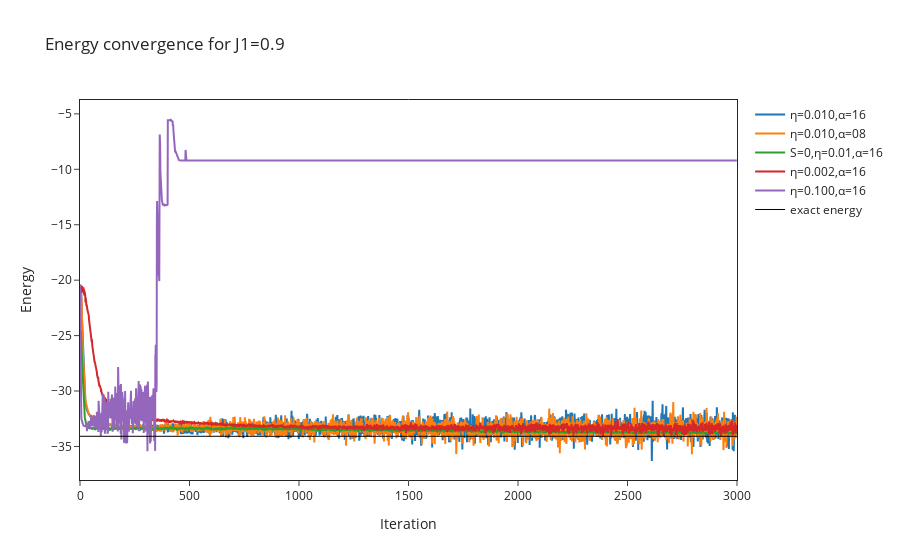

The notebook cell this image was saved under:
### Markdown cell above
### N=16 hyperparameter search

### Code cell
j1 = 0.9
OUT_NAME_suffixless="N=16_search/"
no_of_runs = 5
exact_energies = {0.1: -24, 0.3: -24, 0.5: -24, 0.7: -25.4010078362, 0.9:-34.0819077860}

figure = go.Figure(
        layout=go.Layout(template="simple_white",
        xaxis=dict(title="Iteration", mirror=True, showline=True),
        yaxis=dict(title="Energy", mirror=True, showline=True),
        title=("Energy convergence")))
data = []
for i in range(no_of_runs):
    data.append(json.load(open(OUT_NAME_suffixless+str(i+1)+"/RBM16_"+str(j1)+"_0.log")))
names = ["η=0.010,α=16","η=0.010,α=08","S=0,η=0.01,α=16","η=0.002,α=16","η=0.100,α=16",]

if type(data[0]["Energy"]["Mean"]) == dict: #DTYPE in (np.complex128, np.complex64):#, np.float64):# and False:
    energy_convergence = [data[i]["Energy"]["Mean"]["real"] for i in range(no_of_runs)]
else:
    energy_convergence = [data[i]["Energy"]["Mean"] for i in range(no_of_runs)]
for i in range(no_of_runs):
    figure.add_trace(go.Scatter(x=data[i]["Energy"]["iters"], y=energy_convergence[i],name=names[i]))
figure.add_trace(go.Scatter(x=(0,3000),y=(exact_energies[j1],exact_energies[j1]),mode="lines",line=go.scatter.Line(color="#000000",width=1), name="exact energy"))

#figure.add_hline(y=exact_gs_energy)
figure.update_layout(xaxis_title="Iteration",yaxis_title="Energy",title="Energy convergence for J1="+str(j1))
figure.show()

### Figure 1 — Plotly figure (JSON) as saved in the notebook; plotly's stock layout.template omitted (floating-point values rounded to 4 significant figures; data arrays with more than 128 entries replaced by an {"elided": "..."} marker saying what was removed)
{"data": [{"name": "η=0.010,α=16", "type": "scatter", "x": {"elided": "3000 int values"}, "y": {"elided": "3000 float values"}}, {"name": "η=0.010,α=08", "type": "scatter", "x": {"elided": "3000 int values"}, "y": {"elided": "3000 float values"}}, {"name": "S=0,η=0.01,α=16", "type": "scatter", "x": {"elided": "3000 int values"}, "y": {"elided": "3000 float values"}}, {"name": "η=0.002,α=16", "type": "scatter", "x": {"elided": "3000 int values"}, "y": {"elided": "3000 float values"}}, {"name": "η=0.100,α=16", "type": "scatter", "x": {"elided": "3000 int values"}, "y": {"elided": "3000 float values"}}, {"line": {"color": "#000000", "width": 1}, "mode": "lines", "name": "exact energy", "type": "scatter", "x": [0, 3000], "y": [-34.08, -34.08]}], "layout": {"title": {"text": "Energy convergence for J1=0.9"}, "xaxis": {"mirror": true, "showline": true, "title": {"text": "Iteration"}}, "yaxis": {"mirror": true, "showline": true, "title": {"text": "Energy"}}}}
